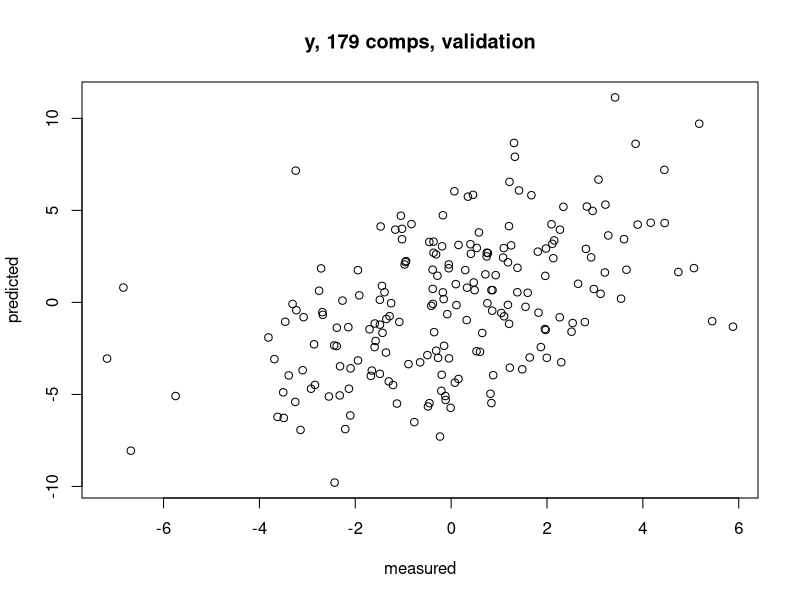

This chart was generated by the following R code:
library(glmnet)
library(MASS)
library(pls)

# a)
set.seed(1)

variables = matrix(rnorm(100*200),nrow=200, dimnames=list(NULL, paste(1:100)))
y = variables[, 1] - variables[, 2] + variables[, 3] - variables[, 4] + rnorm(200)

data = data.frame(y, variables)
lm = lm(y ~ ., data = data)

print(summary(lm))
# X1, 2, 3, and 4 are all highly correlated with the response (as they should be!)

# b)
set.seed(1)

variables = matrix(rnorm(195*200),nrow=200, dimnames=list(NULL, paste(1:195)))
y = variables[, 1] - variables[, 2] + variables[, 3] - variables[, 4] + rnorm(200)

data = data.frame(y, variables)
lm = lm(y ~ ., data = data)

print(summary(lm))
# The number of significant predictors has gone way down

# c)
# step.model <- regsubsets(y ~ ., data = data, nvmax = 195, method = "forward",)
# print(summary(step.model))
# adj R^2 is .8458


# f)
set.seed(1)
pls = plsr(y ~ ., data = data, validation = "CV")
print(summary(pls))
plot(pls)
